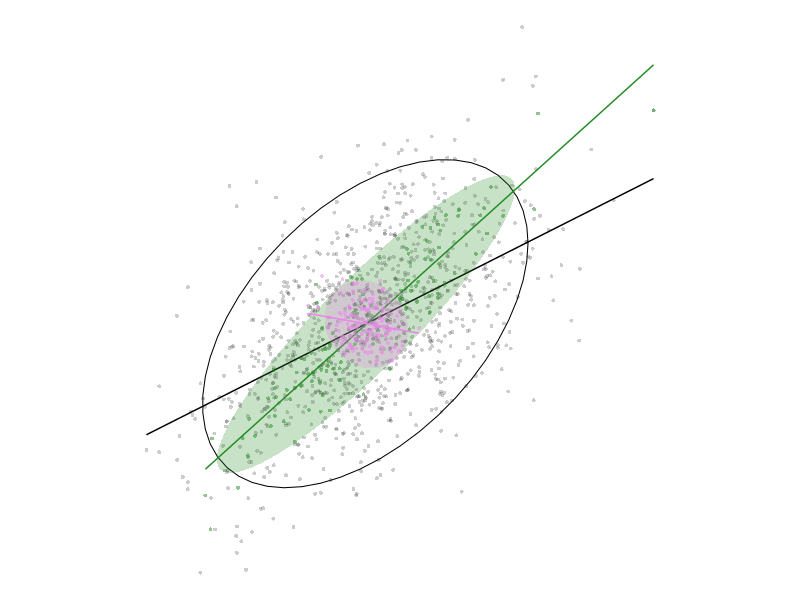
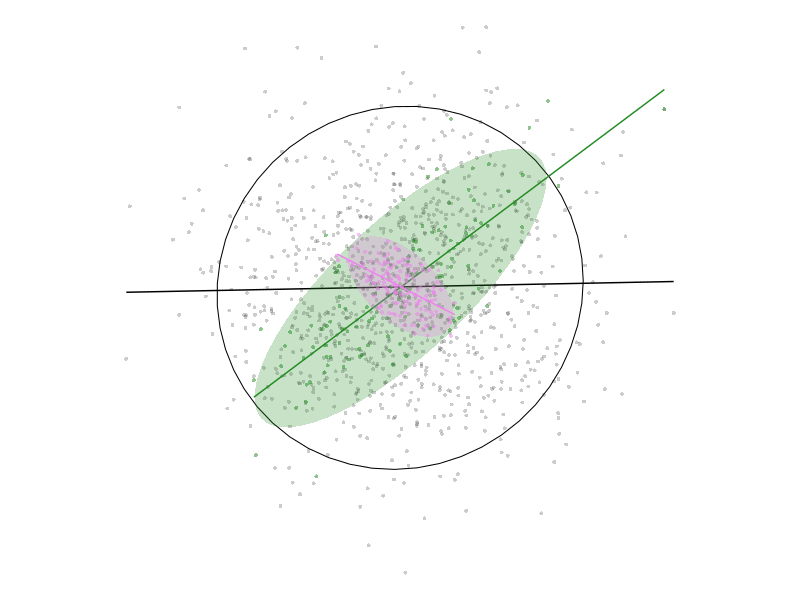

Here is the R script that generated these plots, in order:
## ---- chunk 1
library(MASS)
library(ggplot2)
library(ggpubr)
library(tidyverse)
## ---- chunk 2
get_correlated_df <- function(cor = 0.5) {
  # generate a multivariate normal distribution
  # mu is the mean centre, Sigma is the covariance matrix
  mvrnorm(n = 1024, mu = c(5, 5), 
          Sigma = matrix(c(1, cor, cor, 1), 2, 2)) %>%
    as.data.frame() %>%
    rename(x = V1, y = V2) %>%
    arrange(x + y) %>% 
    mutate(id = row_number())
}
## ---- chunk 3
# aggregate similar observations
agg_similar <- function(df) {
  df %>%
    mutate(grouper = id %/% 8) %>%
    group_by(grouper) %>%
    summarise(x = mean(x), 
              y = mean(y)) %>%
    dplyr::select(-grouper) %>%
    ungroup()
}

# aggregate different observations
agg_different <- function(df) {
  df %>%
    mutate(grouper = id %% 128) %>%
    group_by(grouper) %>%
    summarise(x = mean(x), 
              y = mean(y)) %>%
    dplyr::select(-grouper) %>%
    ungroup()
}
## ---- chunk 4
#| code-fold: true
add_df_plots <- function(g, df, colour, alpha_pts = 0.5, 
                         alpha_ellipse_fill = 0.25, polygon = TRUE) {
  g <- g + 
    geom_point(data = df, aes(x = x, y = y),
               colour = colour, alpha = alpha_pts, pch = 16, size = 1)
  if (polygon) {
    g <- g + 
      stat_ellipse(data = df, aes(x = x, y = y),
                   geom = "polygon", alpha = alpha_ellipse_fill, fill = colour)
  } else {
    g <- g + 
      stat_ellipse(data = df, aes(x = x, y = y), colour = colour, linewidth = 0.35)
  }
  g + geom_smooth(data = df, aes(x = x, y = y),
                  method = lm, se = FALSE, colour = colour, linewidth = 0.5)
}

three_plots <- function(df1, df2, df3) {
  g <- ggplot()
  g <- add_df_plots(g, df1, "black", alpha_pts = 0.2, polygon = FALSE)
  g <- add_df_plots(g, df2, "forestgreen")
  g <- add_df_plots(g, df3, "violet")
  g + coord_equal() + theme_void()
}
## ---- chunk 5
df <- get_correlated_df(0.5)
df_sim <- df %>%
  agg_similar()
df_diff <- df %>%
  agg_different()

three_plots(df, df_sim, df_diff)
## ---- chunk 6
df <- get_correlated_df(0)
df_sim <- df %>%
  agg_similar()
df_diff <- df %>%
  agg_different()

three_plots(df, df_sim, df_diff)
## ---- chunk 7
#| code-fold: true
# License (MIT)
#
# Copyright (c) 2023 David O'Sullivan
#
# Permission is hereby granted, free of charge, to any person
# obtaining a copy of this software and associated documentation
# files (the "Software"), to deal in the Software without restriction,
# including without limitation the rights to use, copy, modify, merge,
# publish, distribute, sublicense, and/or sell copies of the Software,
# and to  permit persons to whom the Software is furnished to do so,
# subject to the following conditions:
#
# The above copyright notice and this permission notice shall be included
# in all copies or substantial portions of the Software.
#
# THE SOFTWARE IS PROVIDED "AS IS", WITHOUT WARRANTY OF ANY KIND, EXPRESS
# OR IMPLIED, INCLUDING BUT NOT LIMITED TO THE WARRANTIES OF MERCHANTABILITY,
# FITNESS FOR A PARTICULAR PURPOSE AND NONINFRINGEMENT. IN NO EVENT SHALL
# THE AUTHORS OR COPYRIGHT HOLDERS BE LIABLE FOR ANY CLAIM, DAMAGES OR OTHER
# LIABILITY, WHETHER IN AN ACTION OF CONTRACT, TORT OR OTHERWISE, ARISING
# FROM, OUT OF OR IN CONNECTION WITH THE SOFTWARE OR THE USE OR OTHER
# DEALINGS IN THE SOFTWARE.
